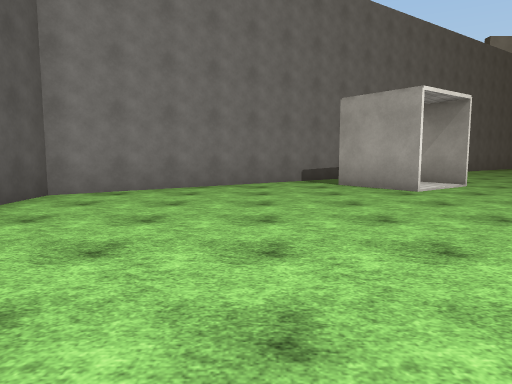
[1] (above)

23 first-person views from a walk through a Unity game level. The camera is 1.4 m above the floor, tilts 6° down and sees 70° across. The floor is counted in squares, 2 m on a side. Each view is taken from the middle of a square. On the plan, view 1 faces up. The plan holds only what a view shows up to about 11 squares ahead; the rest is blank. The place goes on beyond the plan. The player is left out. Some animated figures are left out. Surface patterns are stand-ins for the level's own textures.

[2]
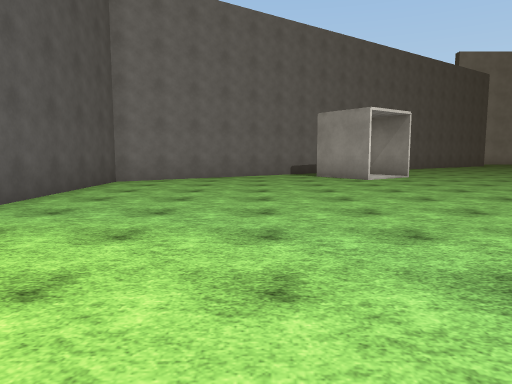

[3]
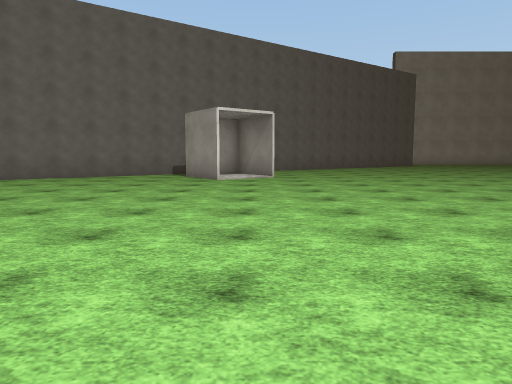

[4]
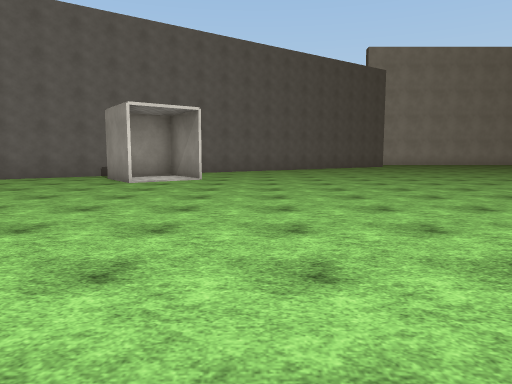

[5]
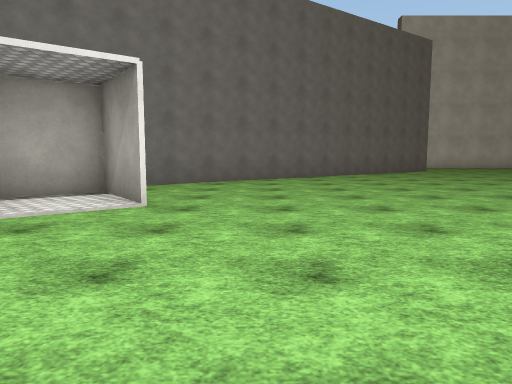

[6]
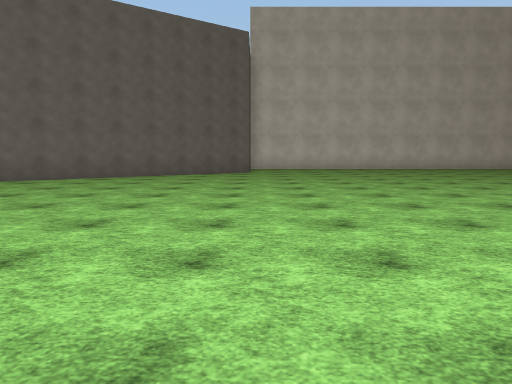

[7]
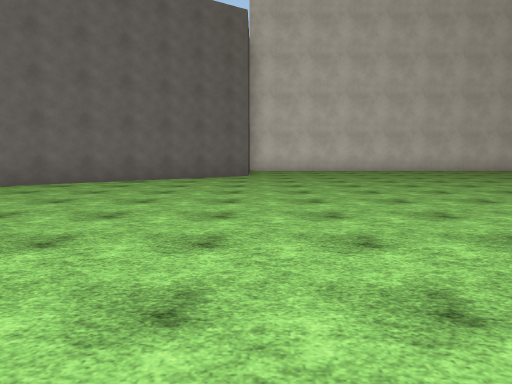

[8]
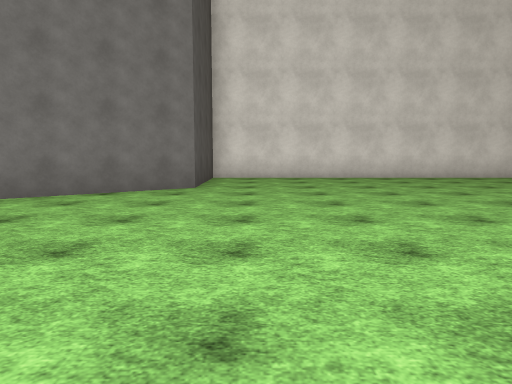

[9]
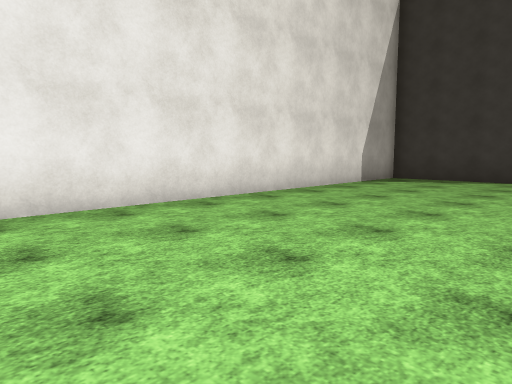

[10]
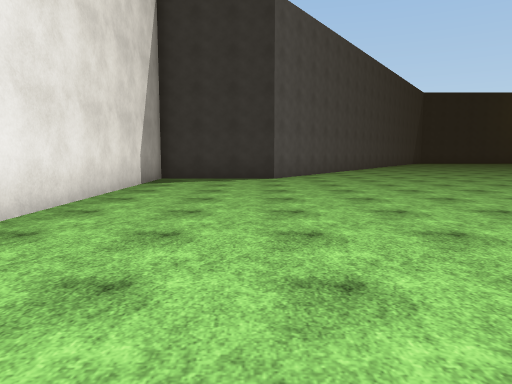

[11]
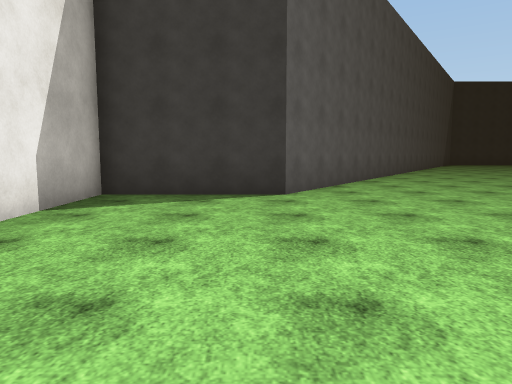

[12]
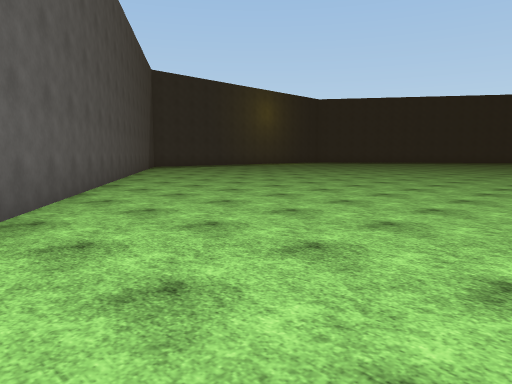

[13]
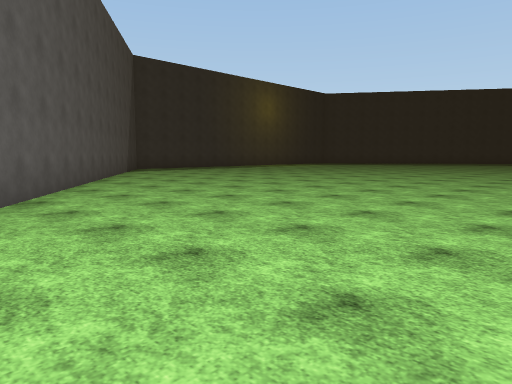

[14]
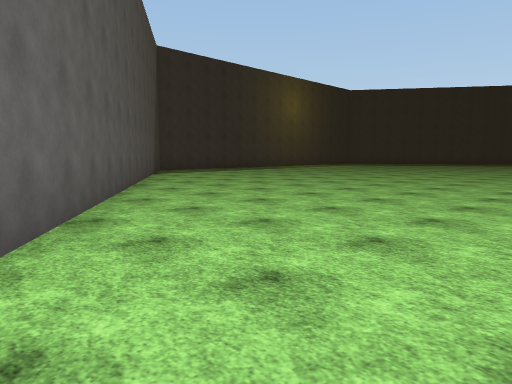

[15]
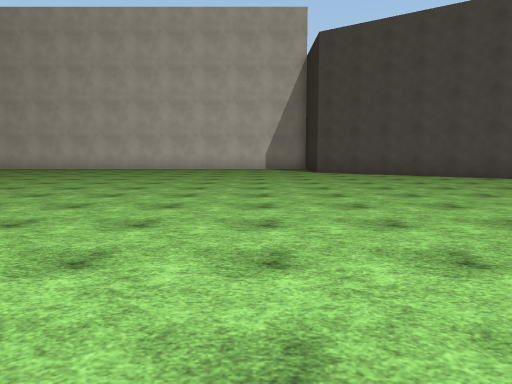

[16]
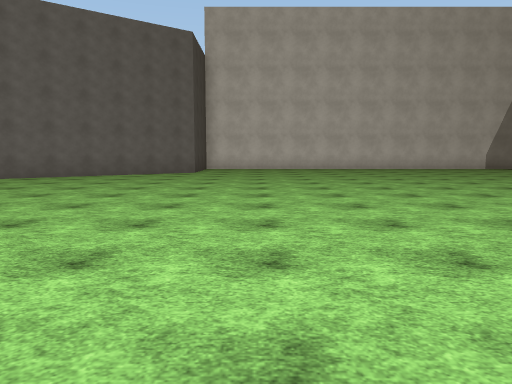

[17]
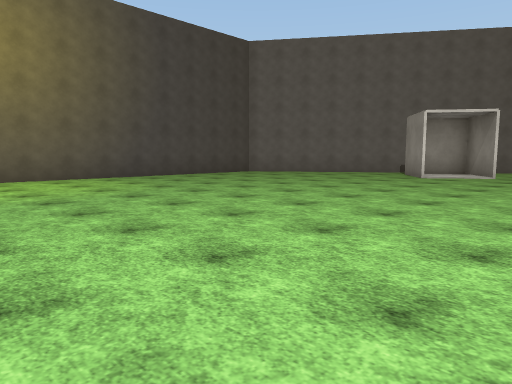

[18]
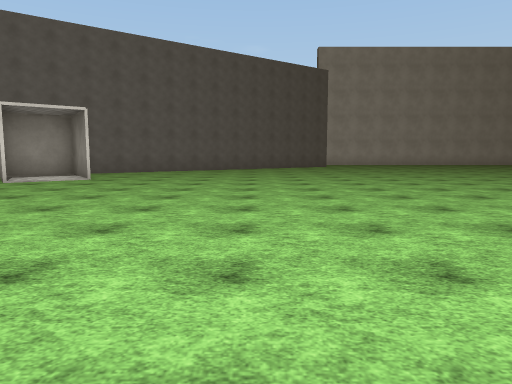

[19]
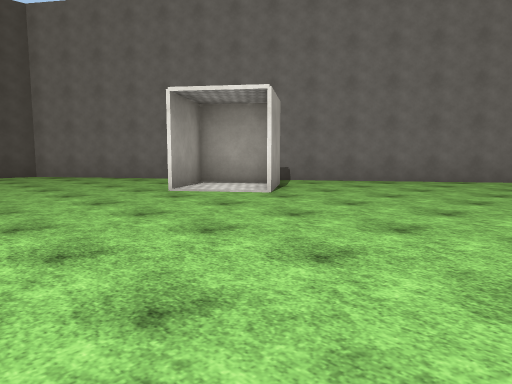

[20]
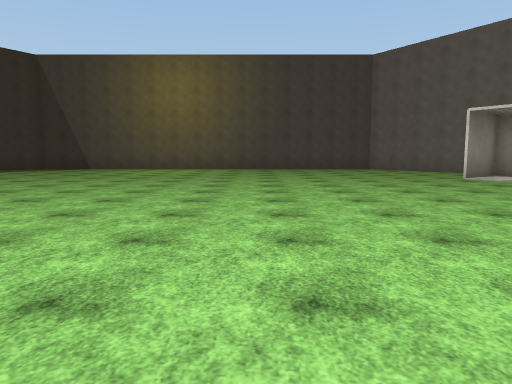

[21]
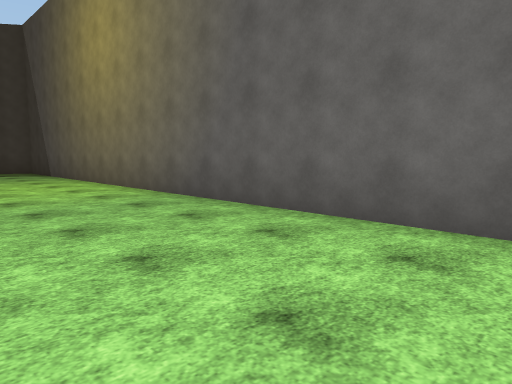

[22]
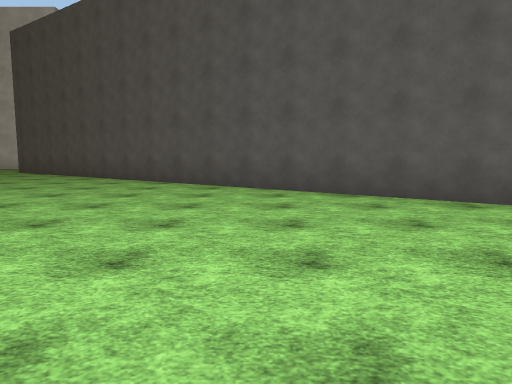

[23]
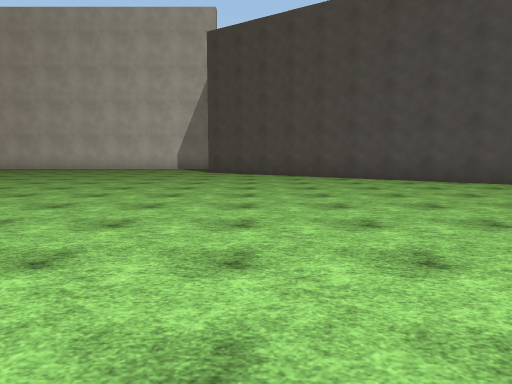

### Floor plan
Points are (right, up) in squares from view 1. A wall is a line through its corners. A room is listed if a view was taken in it or the views show most of it. See-through windows are left out.
Room 1 (views 1, 2, 3, 4, 5, 6, 7, 8, 9, 10, 11, 12, 13, 14, 15, 16, 17, 18, 19, 20, 21, 22, 23)
walls: (3.5, 9.2) (4.5, 7.9); (3, 6.7) (1.8, 8.3); (38.6, 9.6) (27.3, 17.5) (27.3, 20.7) (12.8, 20.7) (12.8, 17.5) (-3.5, 6.1) (-3.5, -4.5)
Room 2 (no view inside)
walls: (4.5, 7.8) (3.4, 9.3) (1.9, 8.2) (3.1, 6.7)

Where each view was taken, in squares from view 1:
view 1: 0 up, 0 right, facing up
view 2: 3 down, 0 right, facing up
view 3: 3 down, 4 right, facing up
view 4: 2 down, 6 right, facing up
view 5: 3 up, 6 right, facing up
view 6: 4 up, 13 right, facing up
view 7: 6 up, 13 right, facing up
view 8: 10 up, 14 right, facing up
view 9: 16 up, 17 right, facing up-right
view 10: 18 up, 17 right, facing right
view 11: 18 up, 21 right, facing right
view 12: 16 up, 26 right, facing down-right
view 13: 14 up, 28 right, facing down-right
view 14: 14 up, 30 right, facing down-right
view 15: 4 up, 25 right, facing up
view 16: 4 up, 15 right, facing up
view 17: 4 down, 7 right, facing up-left
view 18: 2 down, 9 right, facing up
view 19: 3 up, 9 right, facing up-left
view 20: 1 up, 13 right, facing left
view 21: 6 up, 0 right, facing down-left
view 22: 4 up, 36 right, facing up
view 23: 4 up, 29 right, facing up
